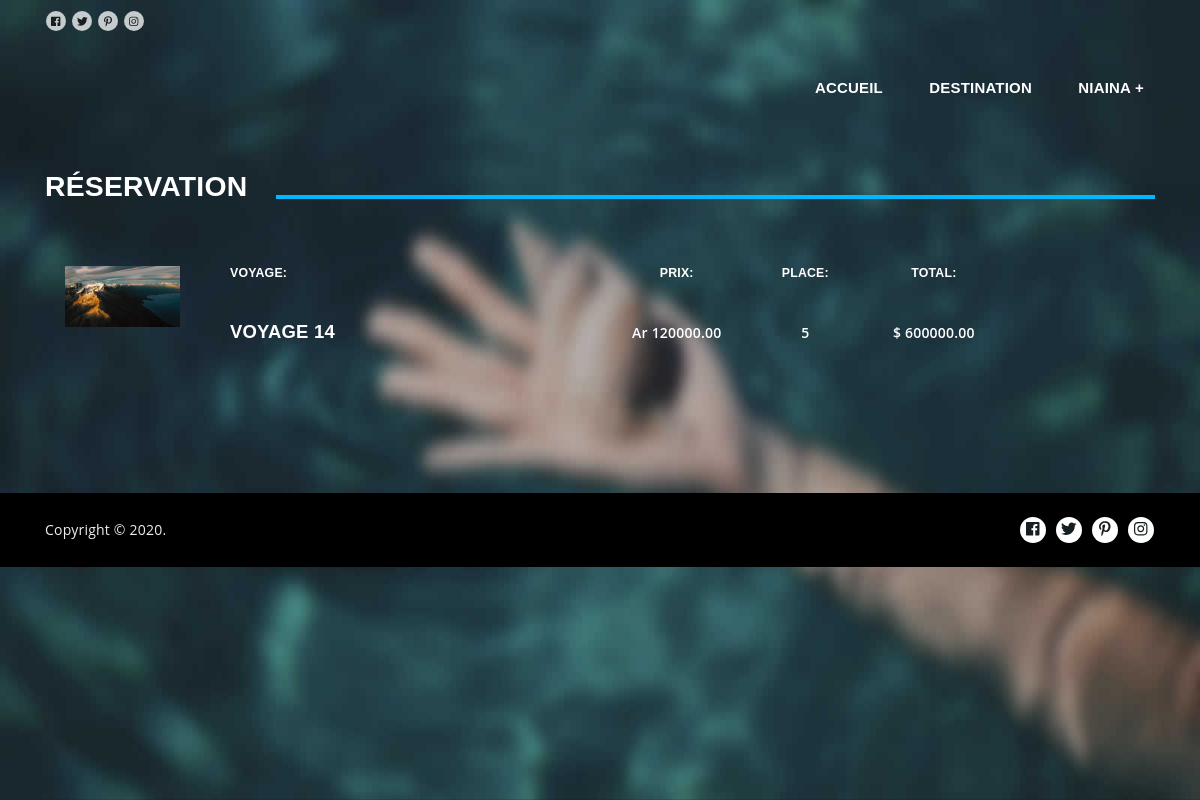
/reservation/ (signed in), run on the app's committed database.
### app/models.py (models this page shows, shortened)
class Reservations(models.Model):
    client = models.ForeignKey(User, on_delete=models.CASCADE)
    voyage = models.ForeignKey(Voyages, on_delete=models.CASCADE)
    nombre_place = models.IntegerField()
    contact = models.CharField(max_length=20, blank=True, null=True)
    paiement = models.BooleanField(default=False)
    def total(self):
        return self.nombre_place * self.voyage.prix_voyage
    class Meta:
        verbose_name = 'Reservation'
        verbose_name_plural = 'Reservations'
        ordering = ['client']

class Voyages(models.Model):
    photo_autres = models.ManyToManyField(Images)
    couverture_voyage = models.ImageField(upload_to='images/%Y/%m/%d/', null=True, blank=True)
    couverture_grand = ImageSpecField(
        source='couverture_voyage',
        processors=[Thumbnail(700,350)],
        format='JPEG',
        options={'quality':60}
    )
    couverture_grand2 = ImageSpecField(
        source='couverture_voyage',
        processors=[Thumbnail(400,559)],
        format='JPEG',
        options={'quality':60}
    )
    couverture_moyen = ImageSpecField(
        source='couverture_voyage',
        processors=[Thumbnail(160,205)],
        format='JPEG',
        options={'quality':60}
    )
    couverture_petit = ImageSpecField(
        source='couverture_voyage',
        processors=[Thumbnail(160,136)],
        format='JPEG',
        options={'quality':60}
    )
    nom_voyage = models.CharField(max_length=20)
    prix_voyage = models.IntegerField()
    place_voyage = models.PositiveSmallIntegerField()
    date_voyage = models.DateField(auto_now=False, auto_now_add=False)
    duree_voyage = models.IntegerField()
    lieu_voyage = models.ForeignKey(Lieux, on_delete=models.CASCADE)
    vehicule_voyage = models.ForeignKey(Vehicules, on_delete=models.CASCADE)
    chauffeur_voyage = models.ForeignKey(Employees, on_delete=models.CASCADE, related_name="driver")
    responsable_voyage = models.ForeignKey(Employees, on_delete=models.CASCADE, related_name="responsible")
    description_voyage = models.TextField()
    slug = models.SlugField(blank=True)
    class Meta:
        verbose_name = 'Voyage'
        verbose_name_plural = 'Voyages'

### app/views.py (the view)
# urls.py: path('reservation/', views.reservation, name="reservation"),
@login_required
def reservation(request):
    if request.user.is_authenticated:
        reservations = Reservations.objects.filter(client=request.user)
        context = {
            'reservations':reservations
        }
        return render(request, 'reservation.html', context)

### templates/reservation.html (shortened to what this page needs)
{% extends "base.html" %}
{% load static %}
{% block content %}
    <header class="nk-header nk-header-opaque">
        <div class="nk-contacts-top">
            <div class="container">
                <div class="nk-contacts-left">
                    <ul class="nk-social-links">
                        <li><a class="nk-social-facebook" href="#"><span class="fab fa-facebook"></span></a></li>
                        <li><a class="nk-social-twitter" href="https://twitter.com/nkdevv" target="_blank"><span class="fab fa-twitter"></span></a></li>
                        <li><a class="nk-social-pinterest" href="#"><span class="fab fa-pinterest-p"></span></a></li>
                        <li><a class="nk-social-instagram" href="#"><span class="fab fa-instagram"></span></a></li>
                    </ul>
                </div>
            </div>
        </div>
        <nav class="nk-navbar nk-navbar-top nk-navbar-sticky nk-navbar-autohide nk-navbar-transparent">
            <div class="container">
                <div class="nk-nav-table">
                    <a href="" class="nk-nav-logo">
                    </a>
                    <ul class="nk-nav nk-nav-right d-none d-lg-table-cell" data-nav-mobile="#nk-nav-mobile">
                            <li>
                                <a href="{% url 'home' %}">Accueil</a>
                            </li>
                            <li>
                                <a href="{% url 'destination' %}">Destination</a>
                            </li>
                            <li class="nk-drop-item">
                                <a href="">{{user.username}}</a>
                            </li>
                    </ul>
                    <ul class="nk-nav nk-nav-right nk-nav-icons">
                    </ul>
                </div>
            </div>
        </nav>
    </header>
    <div class="nk-main">
        <div class="nk-gap-1"></div>
        <div class="container">
            <ul class="nk-breadcrumbs">
                <li><span>Réservation</span></li>
            </ul>
        </div>
        <div class="nk-gap-1"></div>
        <div class="container">
            <div class="nk-store nk-store-cart">
                <div class="table-responsive">
                    <table class="table nk-store-cart-products">
                        <tbody>
                            {% for reservation in reservations %}
                                <tr>
                                    <td class="nk-product-cart-thumb">
                                        <a href="{% url 'detail' reservation.voyage.slug %}" class="nk-image-box-1 nk-post-image">
                                            <img src="{{reservation.voyage.couverture_moyen.url}}" alt="" width="115">
                                        </a>
                                    </td>
                                    <td class="nk-product-cart-title">
                                        <h5 class="h6">Voyage:</h5>
                                        <div class="nk-gap-1"></div>
                                            <h2 class="nk-post-title h4">
                                                <a href="{% url 'detail' reservation.voyage.slug %}">{{reservation.voyage.nom_voyage}}</a>
                                            </h2>
                                    </td>
                                    <td class="nk-product-cart-price">
                                        <h5 class="h6">Prix:</h5>
                                        <div class="nk-gap-1"></div>
                                            <strong>Ar {{reservation.voyage.prix_voyage}}.00</strong>
                                    </td>
                                    <td class="nk-product-cart-quantity">
                                        <h5 class="h6">Place:</h5>
                                        <div class="nk-gap-1"></div>
                                        <strong>{{reservation.nombre_place}}</strong>
                                    </td>
                                    <td class="nk-product-cart-total">
                                        <h5 class="h6">Total:</h5>
                                        <div class="nk-gap-1"></div>
                                        <strong>$ {{reservation.total}}.00</strong>
                                    </td>
                                    <td></td>
                                 </tr>
                            {% endfor %}
                        </tbody>
                    </table>
                </div>
                <div class="nk-gap-2"></div>
                <div class="nk-gap-2"></div>
            </div>
        </div>
        <div class="nk-gap-2"></div>
        <footer class="nk-footer">
            <div class="nk-copyright">
                <div class="container">
                    <div class="nk-copyright-left">
                        Copyright &copy; 2020.
                    </div>
                    <div class="nk-copyright-right">
                        <ul class="nk-social-links-2">
                            <li><a class="nk-social-facebook" href="#"><span class="fab fa-facebook"></span></a></li>
                            <li><a class="nk-social-twitter" href="https://twitter.com/nkdevv" target="_blank"><span class="fab fa-twitter"></span></a></li>
                            <li><a class="nk-social-pinterest" href="#"><span class="fab fa-pinterest-p"></span></a></li>
                            <li><a class="nk-social-instagram" href="#"><span class="fab fa-instagram"></span></a></li>
                        </ul>
                    </div>
                </div>
            </div>
        </footer>
    </div>
    <img class="nk-page-background-fixed" src="{% static './images/bg.jpg' %}" alt="">
{% endblock content %}

### data on the page
Reservations: voyage.couverture_moyen (picture), voyage.nom_voyage "VOYAGE 14", voyage.prix_voyage "120000", nombre_place "5", total "600000"

### other printed values
{{ user.username }} "NIAINA"
